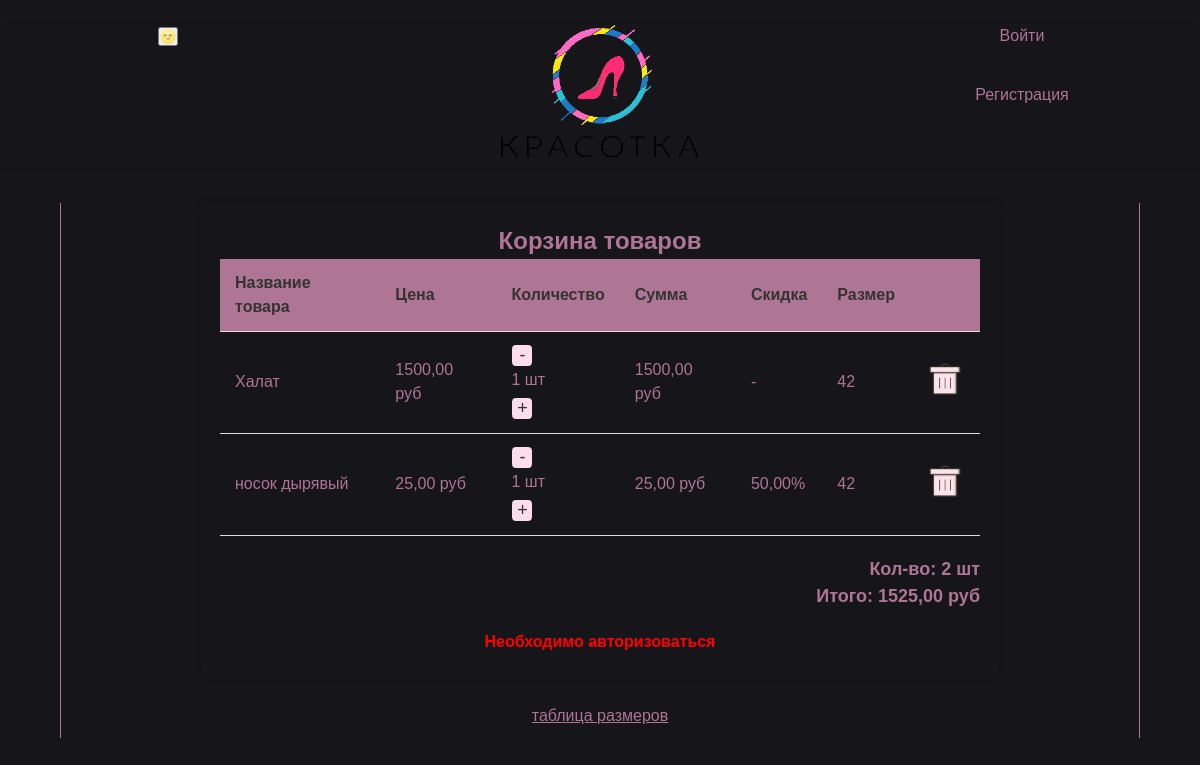
Page /purchase/cart/ on the earlier database version.
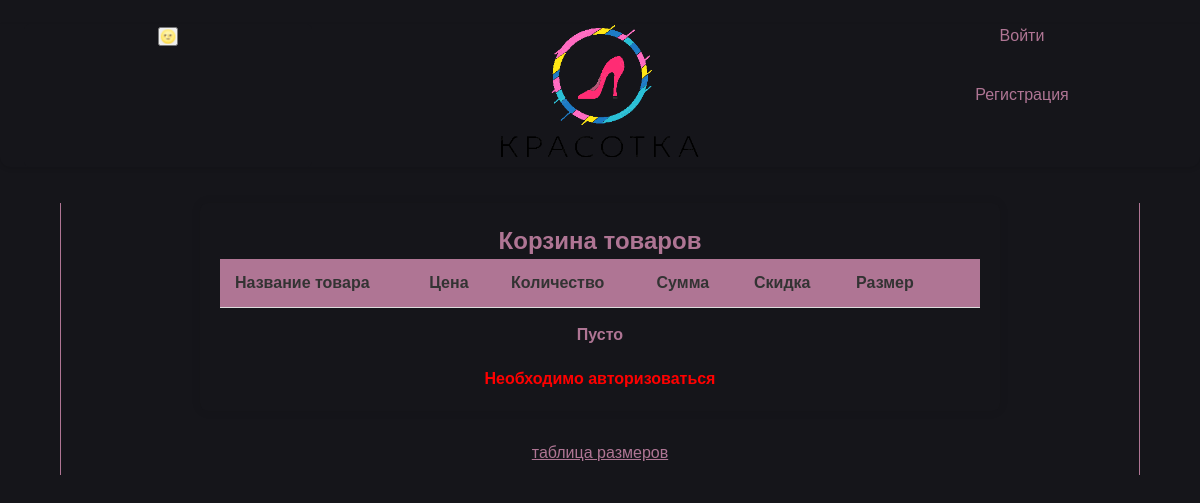
Same page on the later database version.
### cart/models.py (models this page shows, shortened)
class Cart(models.Model):
    user = models.ForeignKey(to=User, on_delete=models.CASCADE, blank=True, null=True, verbose_name='пользователь')
    product = models.ForeignKey(to=Item, on_delete=models.CASCADE, verbose_name='товар')
    quantity = models.PositiveSmallIntegerField(default=0, verbose_name='кол-во')
    session_key = models.CharField(max_length=32, null=True, blank=True)
    created_timestamp = models.DateTimeField(auto_now_add=True, verbose_name='дата добавления')
    new_params = models.CharField(max_length=32, null=True, blank=True)
    size = models.CharField(max_length=5, null=True, blank=True)
    class Meta:
        db_table = 'cart'
        verbose_name = 'Корзина'
        verbose_name_plural = 'Корзина'
    objects = CartQueryset().as_manager()
    def product_price(self):
        return round(self.product.sell_price() * self.quantity, 2)

### mainApp/models.py (models this page shows, shortened)
class Item(models.Model):
    category = models.ForeignKey(Category, on_delete=models.CASCADE, null=True, verbose_name='Категория')
    name = models.CharField(max_length=100, verbose_name='Название')
    description = models.TextField(default=None, verbose_name='Описание')
    price = models.DecimalField(max_digits=10, decimal_places=2, verbose_name='Цена')
    image = models.ImageField(upload_to='items/%Y/%m/%d/', blank=True, verbose_name='Фото')
    created_at = models.DateTimeField(auto_now_add=True, verbose_name='Создано')
    updated_at = models.DateTimeField(auto_now=True, verbose_name='Обновлено')
    slug_name = models.SlugField(max_length=100, verbose_name='Слаг (форен кей)', blank=True)
    item_slug = models.SlugField(max_length=100, unique=True, verbose_name='Слаг (предмета))', blank=True)
    discount = models.DecimalField(default=0.00, max_digits=4, decimal_places=2, verbose_name='Скидка')
    size = models.ManyToManyField(Size, verbose_name='Размеры')
    def sell_price(self):
        if self.discount:
            return round(self.price - self.price * self.discount / 100, 2)
        return self.price
    class Meta:
        verbose_name = 'Вещи'
        verbose_name_plural = 'Вещи'
        ordering = ['created_at', 'updated_at']

### cart/views.py (the view, shortened to what this page needs)
# urls.py: path('cart/', CartView.as_view(), name='cart')
class CartView(View):
    def get(self, request, *args, **kwargs):
        carts = get_cart_user(request)
        data = {
            'carts': carts,
        }
        return render(request, 'cart.html', data)

### cart/models.py (called while the page is built)
    def total_price(self):
        return sum(cart.product_price() for cart in self)

    def total_quantity(self):
        if self:
            return sum(cart.quantity for cart in self)
        return 0

### cart/utils.py (called while the page is built)
def get_cart_user(request):
    if request.user.is_authenticated:
        return Cart.objects.filter(user=request.user)
    if not request.session.session_key:
        request.session.create()
    return Cart.objects.filter(session_key=request.session.session_key)

### cart/templates/cart.html (shortened to what this page needs)
{% extends 'base_auth.html' %}
{% load static %}
{% block content %}
<div class="cart_container">
    <h1>Корзина товаров</h1>
    <table>
        <thead>
        <tr>
            <th>Название товара</th>
            <th>Цена</th>
            <th>Количество</th>
            <th>Сумма</th>
            <th>Скидка</th>
            <th>Размер</th>
            <th></th>
        </tr>
        </thead>
        {% for cart in carts %}
        <tbody>
        <tr class="{{cart.id}}">
            <td>{{cart.product.name}}</td>
            {% if cart.product.discount %}
            <td>{{cart.product.sell_price}} руб</td>
            {% else %}
            <td>{{cart.product.price}} руб</td>
            {% endif %}
            <td>
                <button class="decrement" data-product="{{ cart.product.id }}" data-quantity="1"
                        data-cartid="{{cart.id}}" data-action="decrement" data-path="{{ request.build_absolute_uri }}"
                        data-size="{{ cart.size }}">{%csrf_token%}-
                </button>
                <p class="cart-quantity-item">{{ cart.quantity }} шт</p>
                <button class="increment" data-product="{{ cart.product.id }}"
                        data-path="{{ request.build_absolute_uri }}" data-quantity="1"
                        data-action="increment" data-size="{{ cart.size }}">{%csrf_token%}+
                </button>
            </td>
            <td id="total_price_item">{{cart.product_price}} руб</td>
            {% if cart.product.discount %}
            <td>{{cart.product.discount}}%</td>
            {% else %}
            <td>-</td>
            {% endif %}
            <td>{{ cart.size }}</td>
            <td>
                <button style="background-color: transparent;" class="trash_button"
                        data-path="{{ request.build_absolute_uri }}" data-cartid="{{ cart.id }}"
                        data-action="delete" data-product="{{ cart.product.id }}" data-size="{{ cart.size }}">
                    {%csrf_token%}<img
                        src="{% static 'mainApp/img/корзина.png' %}"></button>
            </td>
        </tr>
        </tbody>
        {% endfor %}
    </table>
    {% if not carts %}
    <h4 style="text-align: center; margin-top: 2%;">Пусто</h4>
    {% else %}
    <div class="total">
        <span><strong>Кол-во: </strong></span><span><strong id="total_quantity">{{carts.total_quantity}} шт</strong></span><br>
        <span><strong>Итого: </strong></span><span><strong id="total_price"> {{carts.total_price}} руб</strong></span>
    </div>
    {% endif %}
    {% if not user.is_authenticated%}
    <div class="not_authorized" style="width:250px;display:block;margin-left: auto;margin-right:auto;">
        <a href='http://127.0.0.1:8000/users/login/' style="color: red;">Необходимо авторизоваться</a>
    </div>
    {% endif %}
</div>
        <div style="text-align: center;">
        <a class="size_table_link" href="{% url 'size_table' %}">таблица размеров</a>
    </div>
{% endblock %}

### magaz/templates/base_auth.html (shortened to what this page needs)
<!DOCTYPE html>
{% load static %}
<html lang="ru">
<head>
    <link href="https://fonts.cdnfonts.com/css/gilroy-bold" rel="stylesheet">
    <link rel="stylesheet" href="{% static 'mainApp/css/style.css' %}"/>
    <link rel="stylesheet" href="{% static 'mainApp/css/dark_mode_now.css' %}"/>
</head>
<body>
<header class="header">
    <div class="top_container">
        <div class="logo_container">
            <div class="theme-selector"><input type="button" value="&#x1F31D;"></div>
            <div class="logo">
            <a href="{% url 'index' %}">
                <img src="{% static 'mainApp/img/logogo.png' %}" alt="logo">
            </a>
        </div>
            <div class="sign_in_out">
        {% if user.is_authenticated %}
            <li class="last">
                {% if user.username == 'admin' %}
                    <a href="{% url 'admin:index' %}" class="user-link">
                        <b class="username">{{user.username}}</b>
                    </a>
                {% else %}
                    <a href="{% url 'users:account' %}" class="user-link">
                        <b class="username">{{user.username}}</b>
                    </a>
                {% endif %}
                <a href="{% url 'users:logout' %}" class="logout-link"><p>выйти</p></a>
            </li>
        {% else %}
            <li class="last">
                <a href="{% url 'users:login' %}" class="login-link"><p>Войти</p></a>
                <a href="{% url 'users:register' %}" class="register-link"><p>Регистрация</p></a>
            </li>
        {% endif %}
    </div>
        </div>
    </div>
</header>
<main class="block_content">
    {% block content %}
    {% endblock %}
</main>
</body>
</html>

### mainApp/static/mainApp/css/style.css (style rules this page uses)
* { box-sizing: border-box; margin: 0; padding: 0; }
body, html { height: 100%; margin: 0; }
html { scroll-behavior: smooth; }
body { font-family: 'Gilroy-Medium', sans-serif; margin: 0; font-size: 1rem; font-weight: 400; line-height: 1.5; color: #292b2c; background-color: white; overflow-x: hidden; }
.top_container { height: auto; margin: 2%; }
.logo_container { display: flex; justify-content: space-between; }
.logo { width: 50%; max-width: 200px; height: auto; }
.logo img { width: 100%; height: auto; }
a { text-decoration: none; color: #333; }
header { text-align: center; background-color: white; box-shadow: 0 2px 4px rgba(0, 0, 0, 0.1); padding: 0; position: relative; top: 0; left: 0; right: 0; z-index: 1; border-bottom-left-radius: 10px; border-bottom-right-radius: 10px; margin-bottom: 3%; }
main { min-height: auto; width: 90%; margin: 0 auto; border-left: 1px solid rgb(251 221 237); border-right: 1px solid rgb(251 221 237); }
img { max-width: 100%; }
p { font-size: 16px; margin-bottom: 5px; }
.sign_in_out { font-size: 20px; width: 25%; height: auto; }
.last { color: black; list-style-type: none; margin-right: 20px; }
.login-link, .register-link,logout-link { text-decoration: none; font-family: 'Arial', sans-serif; margin-right: 10px; transition: color 0.3s ease, text-shadow 0.3s ease, transform 0.3s ease; }
.theme-selector { width: 25%; height: auto; cursor: pointer; border: none; background-color: white; color: #333; border-radius: 5px; }
.cart_container { max-width: 800px; margin: 20px auto; padding: 20px; background-color: #fff; border-radius: 8px; box-shadow: 0 0 10px rgba(0, 0, 0, 0.1); }
.cart_container h1 { text-align: center; font-size: 24px; color: #333; }
.cart_container table { width: 100%; border-collapse: collapse; }
.cart_container th, .cart_container td { padding: 12px 15px; text-align: left; border-bottom: 1px solid #ddd; }
.cart_container th { font-weight: bold; }
.cart_container thead { background-color: rgb(251 221 237); }
.not_authorized { margin-top: 20px; text-align: center; }
.not_authorized a { color: red; text-decoration: none; font-weight: bold; }
.size_table_link { display: inline-block; padding: 10px 20px; color: #333; text-decoration: underline; }

Differences in the rows shown:
removed Cart: product.name "Халат", product.price "1500,00", quantity "1", product_price "1500,00", size "42", total_quantity "2", total_price "1525,00"
removed Cart: product.name "носок дырявый", product.sell_price "25,00", quantity "1", product_price "25,00", product.discount "50,00", size "42"
Other differences:
text no longer shown: "Кол-во: шт Итого: руб"
text now shown: "Пусто"
